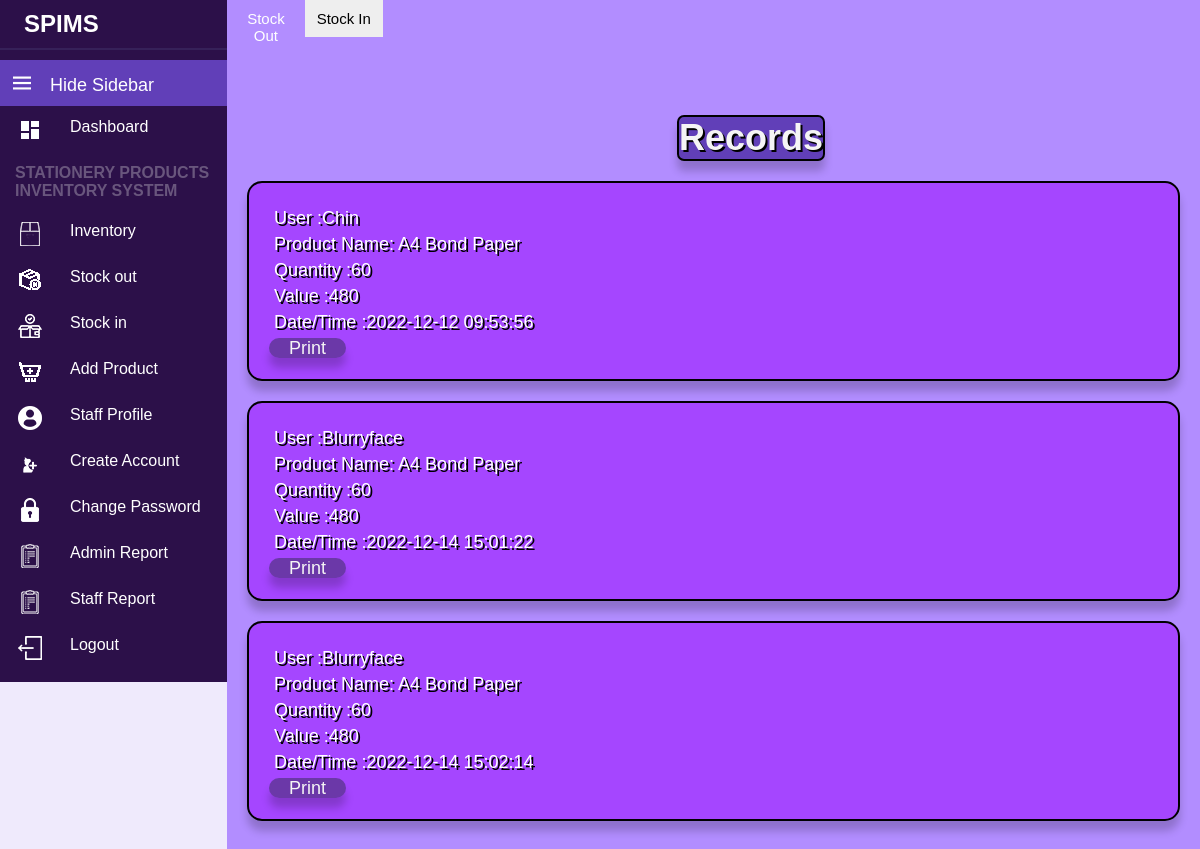
/Admin/report.php, run on the app's committed database.
### tables this page shows
CREATE TABLE `recordtbl` (
  `productID` int(200) NOT NULL,
  `category` varchar(200) NOT NULL,
  `user` varchar(255) NOT NULL,
  `job` varchar(255) NOT NULL,
  `productName` varchar(200) NOT NULL,
  `quantity` int(200) NOT NULL,
  `availStockValue` int(200) NOT NULL,
  `date_time` datetime NOT NULL DEFAULT current_timestamp()
);

### Admin/reportdb.php (called while the page is built, shortened)
<?php
$server = "localhost";
$username = "root";
$password = "";
$db = "spims";
$conn = mysqli_connect($server,$username,$password,$db);
$stockout = "SELECT * FROM recordtbl WHERE job = 'Staff' AND category = 'Stockout'";
$result = mysqli_query($conn, $stockout);
    ?>

### Admin/report.php (the view, shortened to what this page needs)
<!DOCTYPE html>
<html lang="en">
<head>
    <link rel="stylesheet" href="Res/Style/reportlayout.css">
    <link rel="stylesheet" type="text/css" href="Res/Style/reporttabs.css">
</head>
<body>
    <?php
    include 'reportdb.php';
    include 'Navigation/nav.php';
    ?>
    <div class="tabContainer">
        <div class="buttonContainer">
            <button onclick="showPanel(0,'#D5AAFF')">Stock Out</button>
            <button onclick="showPanel(1,'#B2B2B2')">Stock In</button>
        </div>
        <div class="tabPanel">
            <h1>Records</h1>
            <?php
            if ($result->num_rows > 0) {
                while ($row = $result->fetch_assoc()) {
                    echo "<div class='stock'><p>User :" . $row["user"] . "</p>" . "<p>Product Name: " . $row["productName"] . "</p>" .
                        "<p>Quantity :" . $row["quantity"] . "</p>" . "<p>Value :" . $row["availStockValue"] . "</p>" . "<p>Date/Time :" . $row["date_time"] . "</p>"; ?>
                    <a href="printPage.php?id=<?php echo $row['date_time']; ?>">Print</a>
        </div>
<?php
                }
                echo "</div>";
            } else {
                echo "<p >" . "0 result" . "</p></div>";
            }
?>
</body>
</html>

### Admin/Res/Style/reportlayout.css (style rules this page uses)
.stock { border: 2px solid black ; border-radius: 15px; background-color: rgba(153, 0, 255, 0.5); margin: 20px 20px; text-align: left; padding: 20px 20px; box-shadow: 0 10px 8px 0 rgba(0, 0, 0, 0.2); }
.stock p { margin: 5px 5px; text-shadow: black 2px 2px; }
h1 { background-color: #613fb8; border: solid black 2px; width: fit-content; border-radius: 7px; margin-left: 450px; margin-bottom: 20px; margin-top: 10px; color: whitesmoke; text-shadow: black 2px 2px; box-shadow: 0 10px 8px 0 rgba(0, 0, 0, 0.2); }

### Admin/Res/Style/reporttabs.css (style rules this page uses)
.tabContainer { width: 100%; height: fit-content; }
.tabContainer .buttonContainer { height: 2%; }
.tabContainer .buttonContainer button { width: 8%; height: 100%; float: left; border: none; outline:none; cursor: pointer; padding: 10px; font-family: sans-serif; font-size: 15px; background-color: #eee; }
.tabContainer .tabPanel { height: 85%; background-color: #7b00ff; color: white; text-align: center; padding-top: 105px; box-sizing: border-box; font-family: sans-serif; font-size: 18px; display: none; padding-bottom: 500px; }
.tabPanel a { text-decoration: none; width: 80px; text-align: center; background-color: #3E2F6590; height: 40px; border-radius: 15px; padding-right: 20px; padding-left: 20px; box-shadow: 0 10px 8px 0 rgba(0, 0, 0, 0.2); color: whitesmoke; }

### Admin/Navigation/navigation.css (style rules this page uses)
* { padding: 0; margin: 0; box-sizing: border-box; }
body { display: block; position: relative; background: #e9e2fcb1; font-family: 'Poppins', sans-serif; }
body { display: block; position: sticky; background: #e9e2fcb1; font-family: 'Poppins', sans-serif; }

### data on the page
recordtbl: user "Chin", productName "A4 Bond Paper", quantity "60", availStockValue "480", date_time "2022-12-12 09:53:56"
recordtbl: user "Blurryface", productName "A4 Bond Paper", quantity "60", availStockValue "480", date_time "2022-12-14 15:01:22"
recordtbl: user "Blurryface", productName "A4 Bond Paper", quantity "60", availStockValue "480", date_time "2022-12-14 15:02:14"
